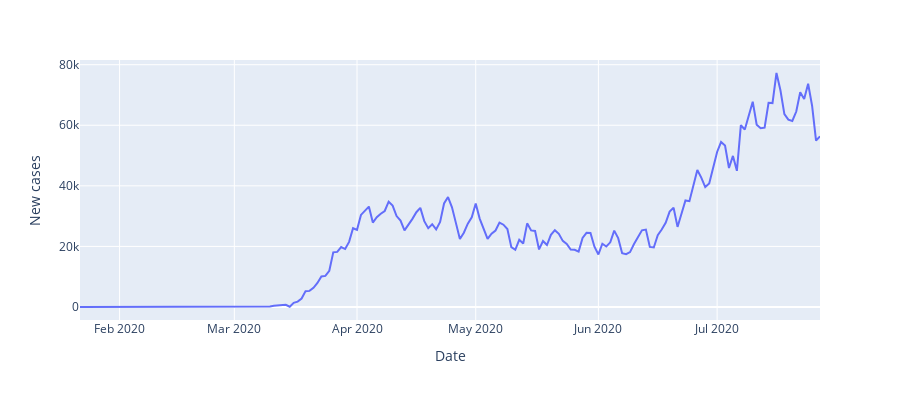

Notebook source saved alongside this figure:
### Code cell
px.line(df_US,x="Date", y="New cases", height=400)

### Figure 1 — Plotly figure (JSON) as saved in the notebook; plotly's stock layout.template omitted (floating-point values rounded to 4 significant figures; data arrays with more than 128 entries replaced by an {"elided": "..."} marker saying what was removed)
{"data": [{"hovertemplate": "Date=%{x}<br>New cases=%{y}<extra></extra>", "legendgroup": "", "line": {"color": "#636efa", "dash": "solid"}, "marker": {"symbol": "circle"}, "mode": "lines", "name": "", "orientation": "v", "showlegend": false, "type": "scatter", "x": {"elided": "188 str values"}, "xaxis": "x", "y": {"elided": "188 int values"}, "yaxis": "y"}], "layout": {"height": 400, "legend": {"tracegroupgap": 0}, "margin": {"t": 60}, "xaxis": {"anchor": "y", "domain": [0, 1], "title": {"text": "Date"}}, "yaxis": {"anchor": "x", "domain": [0, 1], "title": {"text": "New cases"}}}}
